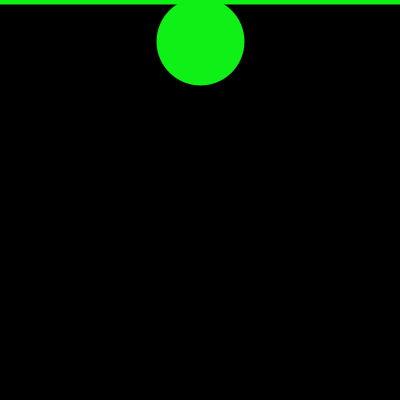
Frame 1 (no input)
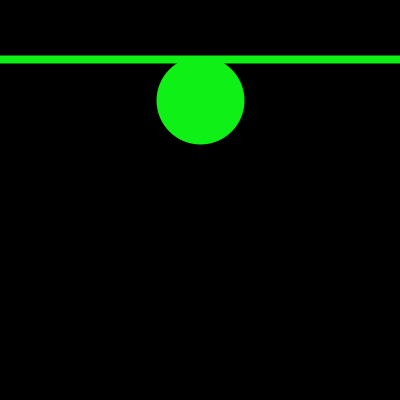
Frame 60 (the mouse pressed at the canvas centre just before this capture)
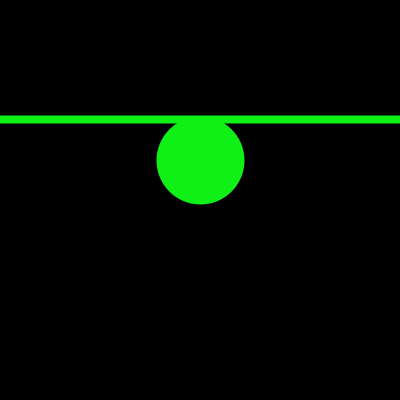
Frame 120 (the mouse held since frame 60 and released just before this capture)

The Processing sketch that drew these frames (run headless with seeded random() and noise(); from frame 60 on, the mouse is pressed at the canvas centre):

// Processing sketch: Actividad_19
// ── Actividad_19.pde
//// EJERCICIO 19 OJO /////////////

int ancho, alto;
PVector puntoInicial;
PVector puntoFinal;
int posLineaY = 0;
int velocidad = 1; // Velocidad de movimiento de la elipse
boolean elipseMoviendoAbajo = true; // Variable para controlar la dirección de movimiento de la elipse

void settings(){
  ancho=alto= 400;
  size(ancho, alto);
}

void setup(){ 
  puntoInicial = new PVector(0,posLineaY);
  puntoFinal = new PVector(width,posLineaY);
}

void draw(){
  background(0);
  dibujarLinea();
  if (elipseMoviendoAbajo) {
    dibujarCirculoAbajo();
  } else {
    dibujarCirculoArriba();
  }
}

void dibujarLinea(){
  strokeWeight(8);
  stroke(#0FF017);
  line(puntoInicial.x, puntoInicial.y,puntoFinal.x,puntoFinal.y);
  puntoInicial.y += velocidad;
  puntoFinal.y += velocidad;
}

void dibujarCirculoAbajo(){
  fill(#0FF017);
  ellipse(width/2,puntoInicial.y + 40,80,80);
  
  // Verificar si la elipse ha alcanzado el borde inferior
  if (puntoInicial.y + 40 >= height) {
    elipseMoviendoAbajo = false; // Cambiar la dirección de la elipse hacia arriba
    velocidad = -1; // Cambiar la dirección de movimiento de la elipse hacia arriba
  }
}

void dibujarCirculoArriba(){
  fill(#0FF017);
  ellipse(width/2,puntoInicial.y + 40,80,80);
  
  // Verificar si la elipse ha alcanzado el borde superior
  if (puntoInicial.y <= 0) {
    elipseMoviendoAbajo = true; // Cambiar la dirección de la elipse hacia abajo
    velocidad = 1; // Cambiar la dirección de movimiento de la elipse hacia abajo
  }
}
